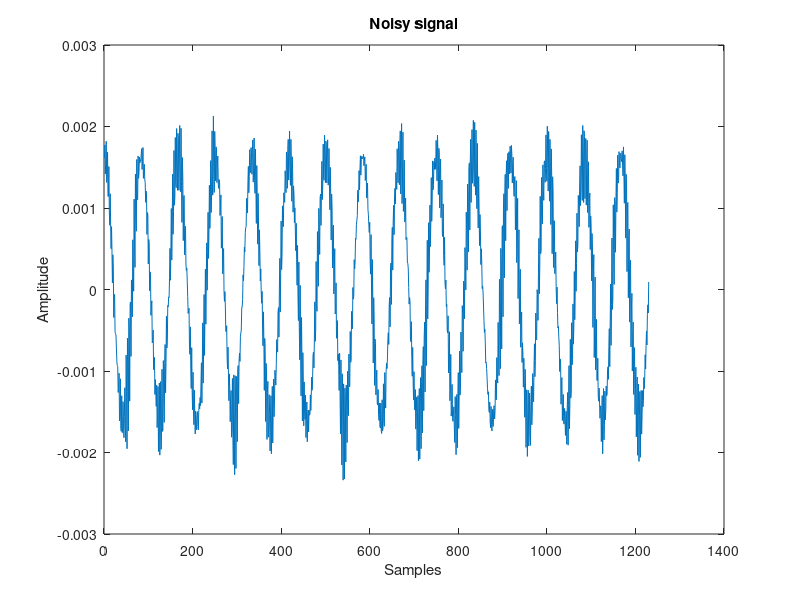
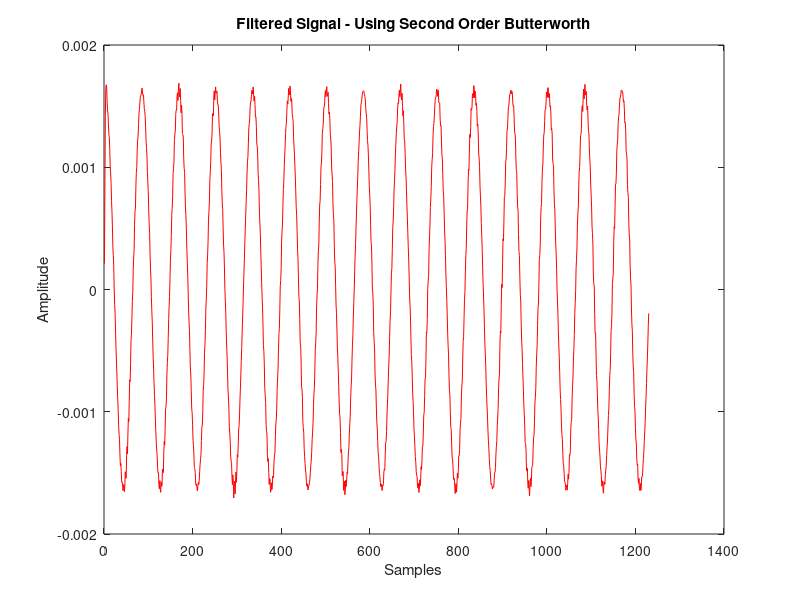
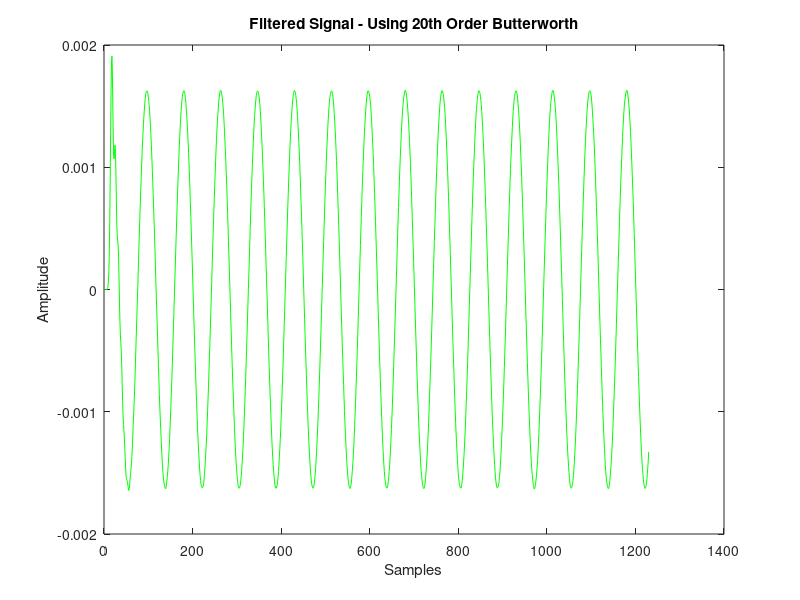
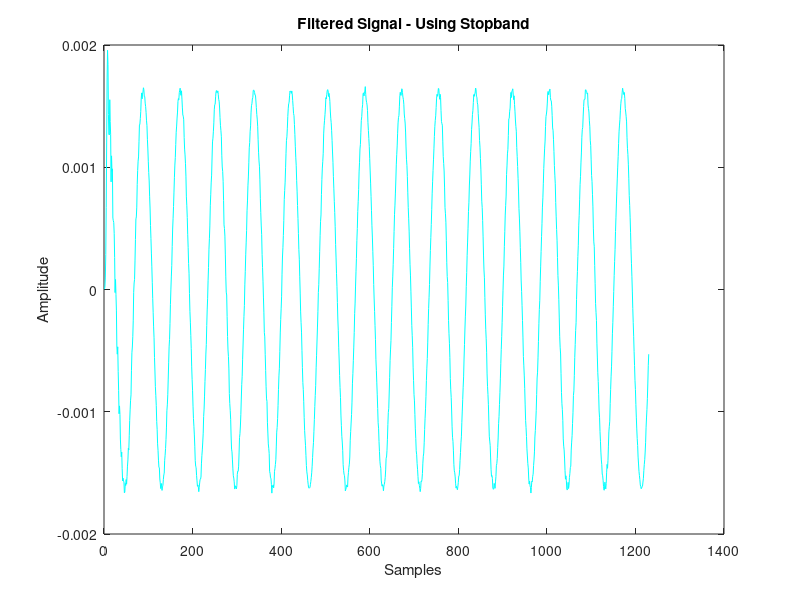

MATLAB code for these plots, in order: (Note: this script raises an error after producing the figures.)
%% Filters Lab
%
% Based on a script by David Dorran.
% The original script is available at <http://dadorran.wordpress.com>.
% Search for "filtering matlab demo".
%
% Adapted for EG-247 Signals and Systems
% by Chris P. Jobling
%
%% Basic parameters
% We will be designing a digital filter and plotting frequency spectra
% using a digital technique called the Fast Fourier Transform. So we need
% to define our sampling times, etc.
%
% Note we are doing this in advance of presenting sampling theory!
Ts = 0.001;   % sampling time
fs = 1/Ts;    % sampling frequency in Hz
ws = 2*pi*fs; % sampling frequency in rad/s
%% Signal with noise
% generate the noisy signal which will be filtered
f0 = 12;      % Hz
t = 0:Ts:1.23;
x = cos(2*pi*f0*t);
x(end) = []; % removes last element
%%
% Additive noise is simulated by band-passing a random signal between
% $0.6\omega_s$ and $0.7\omega_s$
[b a] = butter(2,[0.6 0.7],'bandpass');
filtered_noise = filter(b,a,randn(1, length(x)*2));
x = (x + 0.5*filtered_noise(500:500+length(x)-1))/length(x)*2;
%%
plot(x)
title('Noisy signal')
xlabel('Samples');
ylabel('Amplitude')
%% Frequency spectrum
% Plot magnitude spectrum of the signal.
% In interpreting this plot note that the DFT bin number is
% related to the number of samples in the original
% signal which happens to be 1230 in this case.
%
% Also, the frequency range is normaized to 0-$\omega_s$.
X_mags = abs(fft(x));
figure(10)
plot(X_mags)
xlabel('DFT Bins')
ylabel('Magnitude')
%%
% We now plot the first half of DFT (normalised frequency)
% after converting the bin number to its corresponding frequency.
% Note 1 corresponds to half the sampling frequency.
figure(10)
num_bins = length(X_mags);
plot([0:1/(num_bins/2 -1):1], X_mags(1:num_bins/2))
xlabel('Normalised frequency (\pi rads/sample)')
ylabel('Magnitude')
%%
% If we prefer, we can also plot the DFT in Hz.
%
% Note I've plotted a line at f0 as a verification of this result.
figure(11)
plot((fs/2)*[0:1/(num_bins/2 -1):1], X_mags(1:num_bins/2),[f0,f0],[0,0.5])
xlabel('Frequency (Hz)')
ylabel('Magnitude')
%% Butterworth filter
% Design a second order filter using a butterworth design technique.
% The first argument is the order of the filter
% The second argument is the cut-off frequency Wn normalized
% to half the sampling frequency. That is 0 < Wn < 1 where $1 =
% \omega_s/2$.
% The third argument is the type of filter.
%
% See the documentation for more information 'doc butter'.
%%
% In the spectrum we obtained previously, the noise occurs between
% 0.5 and 0.7 on the noramized frequency scale, so we choose 0.3 as Wn.
[b a] = butter(2, 0.3, 'low')
%%
%plot the frequency response (normalised frequency)
H = freqz(b,a, floor(num_bins/2));
figure(10)
hold on
plot([0:1/(num_bins/2 -1):1], abs(H),'r');
%%
% You should examine the filter response to confirm that the cut-off
% frequency (when magnitude H(jw) = 0.707) is 0.3.
%Redesign the filter using a higher order filter
%%
%filter the signal using the b and a coefficients obtained from
%the butter filter design function
x_filtered = filter(b,a,x);
%%
%plot the filtered signal
figure(2)
plot(x_filtered,'r')
title('Filtered Signal - Using Second Order Butterworth')
xlabel('Samples');
ylabel('Amplitude')
%% Design a higher order filter
[b2 a2] = butter(20, 0.3, 'low')
%%
%Plot the magnitude spectrum and compare with lower order filter
H2 = freqz(b2,a2, floor(num_bins/2));
figure(10)
hold on
plot([0:1/(num_bins/2 -1):1], abs(H2),'g');
%%
%filter the noisy signal and plot the result
x_filtered2 = filter(b2,a2,x);
figure(3)
plot(x_filtered2,'g')
title('Filtered Signal - Using 20th Order Butterworth')
xlabel('Samples');
ylabel('Amplitude')
%% Band reject filter
%Use a band reject filter in place of a low pass filter
[b_stop a_stop] = butter(20, [0.5 0.8], 'stop');
%%
%plot the magnitude spectrum
H_stopband = freqz(b_stop,a_stop, floor(num_bins/2));
figure(10)
hold on
plot([0:1/(num_bins/2 -1):1], abs(H_stopband),'c');
%%
%plot filtered signal
x_filtered_stop = filter(b_stop,a_stop,x);
figure(4);
plot(x_filtered_stop,'c')
title('Filtered Signal - Using Stopband')
xlabel('Samples');
ylabel('Amplitude')
%% Matlab's filter design
%Use matlabs built-in buttord function to get the optimum order to meet a specification
[N Wn] = buttord(0.1, 0.5, 5, 40)
%%
%use the N and Wn values obtained above to design the filter in the usual way
[b3 a3] = butter(N, Wn, 'low');
%%
%plot the magnitude spectrum
H3 = freqz(b3,a3, floor(num_bins/2));
figure(10);
hold on
plot([0:1/(num_bins/2 -1):1], abs(H2),'k');
figure(10)
%%
%filter the signal and plot the ouput of the filter
x_filtered3 = filter(b3,a3,x);
figure(5);
plot(x_filtered3,'k')
title(['Filtered Signal - Using ' num2str(N) ' th Order Butterworth'])
xlabel('Samples');
ylabel('Amplitude')
%% Other Filter Types
% comparison with other filter design techniques (chebyshev and elliptical)
[b_butter a_butter] = butter(4, 0.2, 'low');
H_butter = freqz(b_butter, a_butter);

[b_cheby a_cheby] = cheby1(4, 0.5, 0.2, 'low');
H_cheby = freqz(b_cheby, a_cheby);

[b_ellip a_ellip] = ellip(4, 0.5, 40, 0.2, 'low');
H_ellip = freqz(b_ellip, a_ellip);
%%
%plot each filter to compare
figure(11)
norm_freq_axis = [0:1/(512 -1):1];
plot(norm_freq_axis, abs(H_butter))
hold on
plot(norm_freq_axis, abs(H_cheby),'r')
plot(norm_freq_axis, abs(H_ellip),'g')
legend('Butterworth', 'Chebyshev', 'Elliptical')
xlabel('Normalised Frequency');
ylabel('Magnitude')
%%
%plot in dB for verification that spec is met
figure(12);
plot(norm_freq_axis, 20*log10(abs(H_butter)))
hold on
plot(norm_freq_axis, 20*log10(abs(H_cheby)),'r')
plot(norm_freq_axis, 20*log10(abs(H_ellip)),'g')
legend('Butterworth', 'Chebyshev', 'Elliptical')
xlabel('Normalised Frequency ');
ylabel('Magnitude (dB)')
%% GUI for filter design
% Matlab provides a filter design tool. Use it to design
% and test a low-pass butterworth filter with sampling frequency equal to your
% student number whose cut-off frequency (in Hz) is
% equal to the nearest whole number to your student number divided by 10 and whose stop band
% is the nearest whole number to your student number divided by 5.
% The filter should have 3dB in the pass band and 60 dB in the stop band.
%
% Save the result as lab8.mat and submit this for assessment along with a script lab8.m that demonstrates
% that the filter has the correct pass band, stop band and cut-off frequency behaviour.
fdatool
